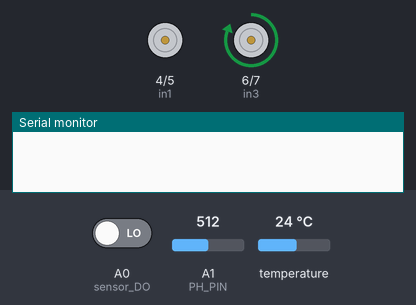
Bench run of a sketch on a simulated Arduino Uno, built with avr-gcc and run on an emulated ATmega328P. Shown: motor-driver pin pairs drawn as motors (green arrow = first pin HIGH = forward, orange = second pin HIGH = backward, longer = more drive, scaled by the enable pin), the last lines printed to the serial monitor. The test bench sets the inputs (shaded band); at power-on: A0 (sensor_DO) LOW, A1 (PH_PIN) = 512, temperature 24 °C.

Above: at 0.1 s.
At 39.4 s:
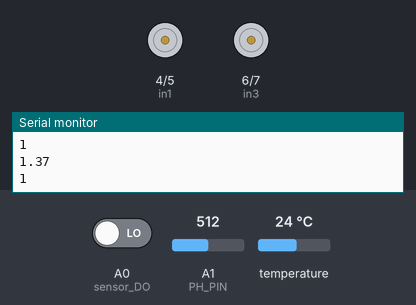
39.5 s: A0 (sensor_DO) driven LOW
At 48.1 s:
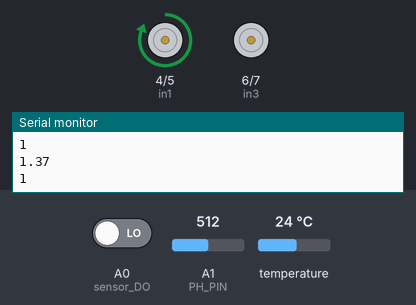
Timing chart, 0 to 53.8 s (numbered marks = the images above; inputs shaded):
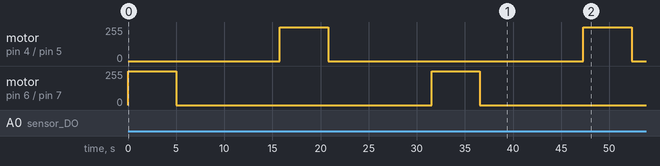

Measured:
- by itself, motor on pin 6 (in3) / pin 7 (in4): alternates forward 255/255 for 5.0 s and stopped for 26.5 s

The sketch:

controldelluvia.ino
```cpp
/*
 *
 * PROYECTO CONTROL DE LLUVIAS ÁCIDAS
 *  CONFIGURACIÓN DEL SENSOR DE PH --------------------------------------------------------------------------------------------
 *    REPOSITORIO OFICIAL: https://github.com/DFRobot/DFRobot_PH
 *    NOTA: CONSIDERAR EL USO DEL SENSOR DE TEMPERATURA DS18B20
 *    COMANDOS PATA CALIBRACIÓN DEL SENSOR:
 *      NOTA: CON EL PROGRAMA SUBIDO A LA PLACA ABRIR EL MONITOR SERIAL Y ENVIAR LOS COMANDOS
 *      - enterph -> entrar al modo de calibración de PH
 *      - calph   -> calibre con la solución buffer estándar, se reconocerán automáticamente dos soluciones buffer (4.0 y 7.0)
 *      - exitph  -> guardar los valores y salir del modo calibración
 *  CONFIGURACIÓN DEL SENSOR DE TEMPERATURA
 *    - INSTALAR LA LIBRERIA CORRESPONDIENTE
 *      - OPCIÓN SKETCH > INCLUDE LIBRARY > MANAGE LIBRARIES
 *      - EN LA BARRA DE ENTRADA ESCRIBIR ds18b20
 *      - BUSCAR LA LIBRERIA DallasTemperature by Miles Burton
 *      - INSTALAR
 *      - ESCRIBIR onewire Y BUSCAR LA LIBRERIA
 *      - INSTALAR
 *
 */

#include <DFRobot_PH.h>
#include <OneWire.h>
#include <DallasTemperature.h>

int looptime = 10000; // TIEMPO QUE TARDA EN OBTENER DATOS ( 10 SEGUNDOS )

// ------------------------------------------SENSOR DE LLUVIA
#define sensor_DO A0

// ------------------------------------------SENSOR DE PH
#define PH_PIN A1
float  voltagePH, phValue, temperature = 25;
DFRobot_PH ph;

//------------------------------------------ SENSOR DE TEMPERATURA
#define ONE_WIRE_BUS 9 //el cable de datos está en el pin 9
// Setup a oneWire instance to communicate with any OneWire device
OneWire oneWire(ONE_WIRE_BUS);
DallasTemperature sensors(&oneWire);

// ------------------------------------------MOTORES
int timeOC = 5000; //tiempo que tarda en desplegar y enrollar todo el techo 5s
//MOTOR 1
int enA = 2;
int in1 = 4;
int in2 = 5;

//MOTOR 2
int enB = 3;
int in3 = 6;
int in4 = 7;

// -------------------------------------------TECHO
boolean techo = true; // el techo está enrrollado

void setup() {
  // put your setup code here, to run once:
  Serial.begin(9600);

  //motor 1
  pinMode(enA, OUTPUT);
  pinMode(in1, OUTPUT);
  pinMode(in2, OUTPUT);

  //motor 2
  pinMode(enB, OUTPUT);
  pinMode(in3, OUTPUT);
  pinMode(in4, OUTPUT);

  //sensor de PH
  ph.begin();

  //sensor de temperatura
  sensors.begin();

}
float ValorPh;
int ValorLluvia, techoValue;


void loop() {

  //---------------------------------------------------------------------------------------- SENSOR DE PH
  char cmd[10];
  static unsigned long timepoint = millis();
  if (millis() - timepoint > 1000U) {                      //intervalo de 1s
    timepoint = millis();
    temperature = readTemperature();                   // habilitar si está conectado el sensor de temperatura DS18B20
    voltagePH = analogRead(PH_PIN) / 1024.0 * 5000;      // leer el voltaje que recibe el sensor de PH
    phValue    = ph.readPH(voltagePH, temperature);      // Convertir el voltaje en niveles de ph con la compensación de la temperatura
    ValorPh = phValue;
    //Serial.print("pH:");
    //Serial.print(phValue, 2);                            // Imprimir el valor de PH
  }
  if (readSerial(cmd)) {
    strupr(cmd);
    if (strstr(cmd, "PH")) {
      ph.calibration(voltagePH, temperature, cmd);     //Proceso de calibración del sensor de ph (lee uno de los comandos arriba comentado)
    }
  }

  //---------------------------------------------------------------------------------------- VALIDAR LLUVIA
  int val = digitalRead(sensor_DO);
  if (val == 1) {
    //Serial.println("0");
    ValorLluvia = 0;
  } else {
    //Serial.println("1");
    ValorLluvia = 1;
  }

  //---------------------------------------------------------------------------------------- VALIDAR TECHO
  if (!techo) {
    //Serial.println (0);
    techoValue = 0;
    if ( ValorLluvia == 1 ) {
      if ( ValorPh < 5.0 || ValorPh > 6.5){ //si el ph baja de 5 o supera los 6.5 el techo cubre el cultivo
          abrirTecho();
          techo = true;
        }
    }
  }
  else {
    //Serial.println (1);
    techoValue = 1;
    if ( ValorLluvia == 0 ) {
      cerrarTecho();
      techo = false;
    }
    else {
      if ( ValorPh >= 5.0 || ValorPh <= 6.5 ) { //Si el ph se mantiene entre 5 y 6.5 y está lloviendo el techo si está cubriendo se enrrolla
        cerrarTecho();
        techo = false;
      }
    }
  }


  Serial.println(ValorLluvia);
  Serial.println(ValorPh);
  Serial.println(techoValue);

  // Esperamos un tiempo para repetir el loop
  delay(looptime);

}

void cerrarTecho() {
  digitalWrite(in3, HIGH);
  digitalWrite(in4, LOW);
  analogWrite(enB, 255);
  delay(timeOC);
  digitalWrite(in3, LOW);
  digitalWrite(in4, LOW);
}

void abrirTecho() {
  digitalWrite(in1, HIGH);
  digitalWrite(in2, LOW);
  analogWrite(enA, 255);
  delay(timeOC);
  digitalWrite(in1, LOW);
  digitalWrite(in2, LOW);
}

int i = 0;
bool readSerial(char result[]){
    while(Serial.available() > 0){
        char inChar = Serial.read();
        if(inChar == '\n'){
             result[i] = '\0';
             Serial.flush();
             i=0;
             return true;
        }
        if(inChar != '\r'){
             result[i] = inChar;
             i++;
        }
        delay(1);
    }
    return false;
}

float readTemperature()
{
  // Send the command to get temperatures
  sensors.requestTemperatures();

  //GET the temperature in Celsius
  float tmpC = sensors.getTempCByIndex(0);

  return tmpC;
}
```
